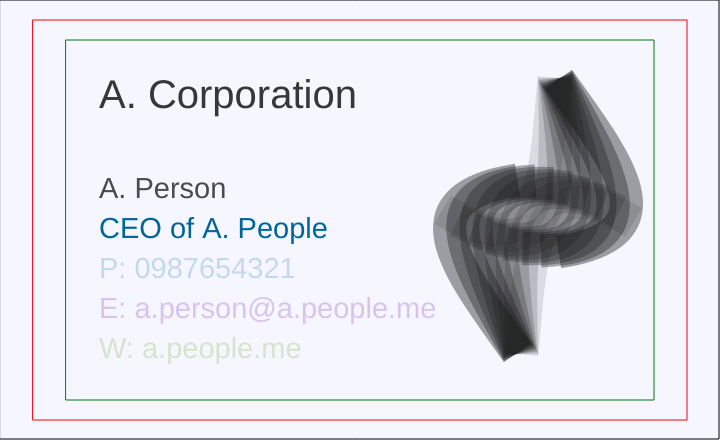
Frame 1 (no input)
Frame 60 (no input): identical to frame 1, image omitted
Frame 120 (the mouse pressed at the canvas centre since frame 60): identical to frame 1, image omitted

The p5.js sketch that drew this single still picture (run headless with seeded random() and noise() and a simulated clock; from frame 60 on, the mouse is pressed at the canvas centre):

// p5.js sketch
// ── sketch.js
// Print dimensions - good to keep ratios as variables throughout!
var cardH = 400;
var cardW = Math.round(cardH*1.636); // maintains aspect ratio throughout

// additional bleed and padding %
// use native JavaScript object Math to round - can't have decimals for pixels
var bleedPadW = Math.round(cardW*0.05);
var bleedPadH = Math.round(cardH*0.05);

// dimensions for bleed area
var bleedXmin = 0;
var bleedXmax = cardW + (bleedPadW*2);
var bleedYmin = 0;
var bleedYmax = cardH + (bleedPadH*2);

// dims for centered card area
var cardXmin = 0 + bleedPadW;
var cardXmax = cardW;
var cardYmin = 0 + bleedPadH;
var cardYmax = cardH;

// dims for centered padding area
var padXmin = cardXmin + bleedPadW;
var padXmax = cardXmax - bleedPadW*2;
var padYmin = cardYmin + bleedPadH;
var padYmax = cardYmax - bleedPadH*2;


function setup() {
	createCanvas(bleedXmax, bleedYmax); //width and height of my canvas
	stroke("black");
	rect(bleedXmin, bleedYmin, bleedXmax-1, bleedYmax-1); // minus one to make it visible inside canvas
	stroke("red");
	rect(cardXmin, cardYmin, cardXmax, cardYmax); // centered
	stroke("green");
	rect(padXmin, padYmin, padXmax, padYmax); // centered
	background(15, 25, 255, 10);
	noStroke();

	// careful! see textSize is used by p5.js library, so don't name it as a var
	var fontSizeA = Math.round(cardH/10);
	fill(55);
	textSize(fontSizeA);
	text("A. Corporation", padXmin+bleedPadW, padYmax*0.3)
	var fontSizeNorm = Math.round(cardH/14); // maintain aspect ratio with text too
	fill(75);
	textSize(fontSizeNorm);
	text("A. Person", padXmin+bleedPadW, padYmax*0.55);
	fill(0, 102, 153); // note color values - try to improve with cymk-style colors
	text("CEO of A. People", padXmin+bleedPadW, (padYmax*0.55)+fontSizeA);
	fill(0, 102, 153, 51); // note 4th value is alpha (transparency)
	text("P: 0987654321", padXmin+bleedPadW, (padYmax*0.55)+(fontSizeA*2));
	fill(102, 0, 153, 51);
	text("E: a.person@a.people.me", padXmin+bleedPadW, (padYmax*0.55)+(fontSizeA*3));
	fill(102, 153, 0, 51);
	text("W: a.people.me", padXmin+bleedPadW, (padYmax*0.55)+(fontSizeA*4));

	for (var i = 0; i <= HALF_PI/2; i+=0.1){
		noFill();
		stroke(20, 100-i*100);
		strokeCap(SQUARE);
		strokeWeight(bleedPadW);
		push();
		translate(padXmax*0.95, padYmax*0.2);
		rotate(i);
		beginShape();
		var x1 = 0; 
		var y1 = padYmax*0.02;
		var x2 = padXmax*0.1; 
		var y2 = padYmax*0.25;
		var x3 = padXmax*0.2; 
		var y3 = padYmax*0.45;
		var x4 = 0; 
		var y4 = padYmax*0.5;
		bezier(x1, y1, x2, y2, x3, y3, x4, y4);
		endShape();
		pop();

		push();
		translate(padXmax*0.88, padYmax*1);
		rotate(i);
		beginShape();
		var y1 = -padYmax*0.02;
		var x2 = -padXmax*0.1; 
		var y2 = -padYmax*0.25;
		var x3 = -padXmax*0.2; 
		var y3 = -padYmax*0.45;
		var y4 = -padYmax*0.5;
		bezier(x1, y1, x2, y2, x3, y3, x4, y4);
		endShape();
		pop();
	}
	
}

function draw() {


}
